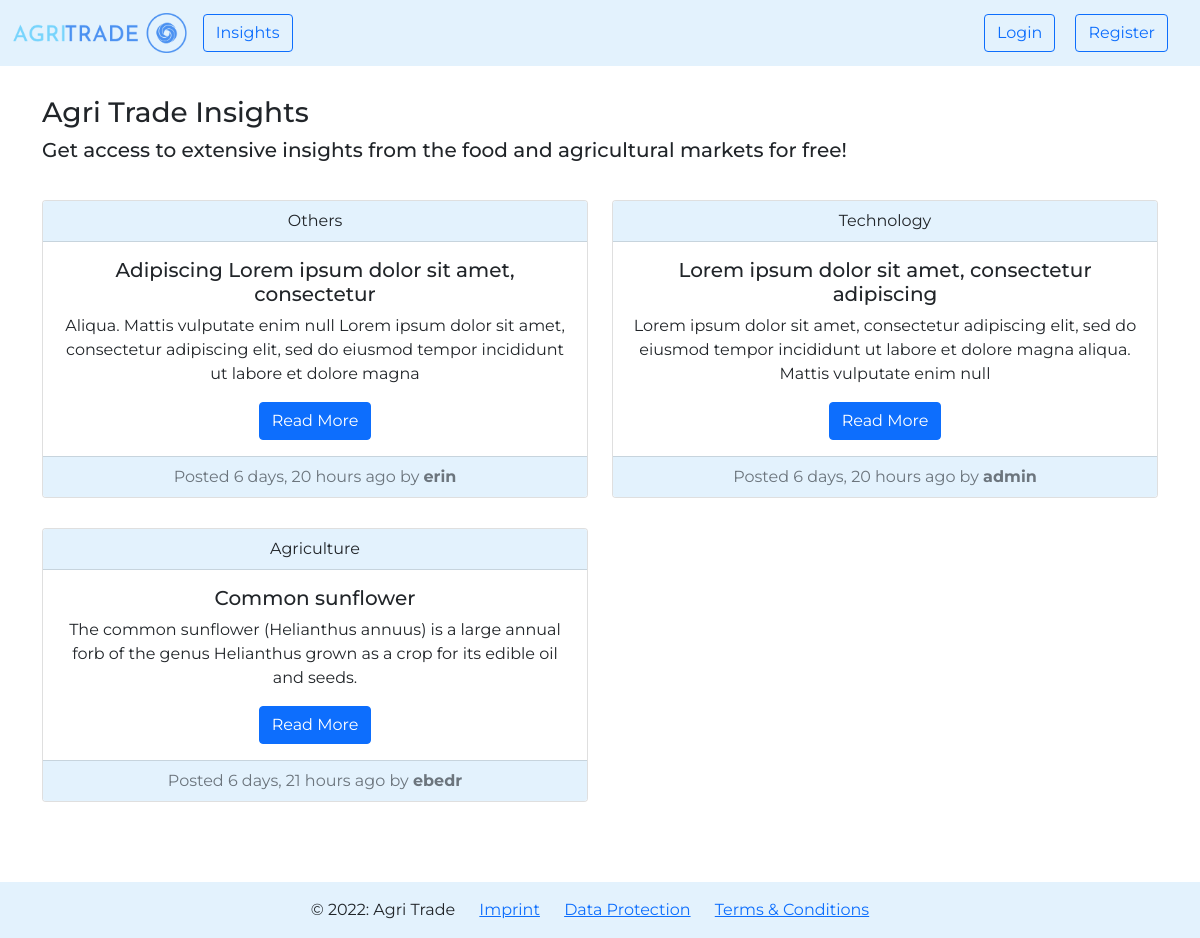
The app's page /posts/all/ with its own data.
### agri_trade/posts/models.py (models this page shows, shortened)
class Post(models.Model):
    TITLE_MAX_LEN = 50
    SUBTITLE_MAX_LEN = 150
    TOPIC_CHOICES = (
        ('Agriculture', 'Agriculture'),
        ('Markets', 'Markets'),
        ('Technology', 'Technology'),
        ('Others', 'Others'),
    )
    TOPIC_MAX_LEN = max([len(topic[1]) for topic in TOPIC_CHOICES])
    author = models.ForeignKey(
        UserModel,
        on_delete=CASCADE,
        related_name='posts',
    )
    title = models.CharField(
        max_length=TITLE_MAX_LEN,
    )
    subtitle = models.CharField(
        max_length=SUBTITLE_MAX_LEN,
        blank=True,
        null=True,
    )
    topic = models.CharField(
        max_length=TOPIC_MAX_LEN,
        choices=TOPIC_CHOICES,
    )
    body = RichTextField()
    created_on = models.DateTimeField(
        auto_now_add=True,
    )
    updated_on = models.DateTimeField(
        auto_now=True
    )
    class Meta:
        ordering = ['-created_on']

### agri_trade/posts/views.py (the view)
# urls.py: path('all/', views.show_posts, name='show posts'),
def show_posts(request):
    posts = Post.objects.all()
    context = {
        'posts': posts,
    }
    return render(request, 'posts/show_posts.html', context)

### agri_trade/posts/templates/posts/show_posts.html
{% extends 'web/base.html' %}
{% block content %}
    <div class="container" style="margin-top: 30px; margin-bottom: 50px">
        <div class="row justify-content-md-center">
            <h3>Agri Trade Insights</h3>
            <h5>Get access to extensive insights from the food and agricultural markets for free!</h5>
            <div class="container" style="margin-top: 30px">
                <div class="row">
                    {% if not posts %}
                        <h3>There are no posts published yet! Come again later.</h3>
                    {% else %}
                        {% for post in posts %}
                            <div class="col-sm-6" style="margin-bottom: 30px">
                                <div class="card text-center">
                                    <div class="card-header" style="background-color: #e3f2fd;">{{ post.topic }}</div>
                                    <div class="card-body">
                                        <h5 class="card-title">{{ post.title }}</h5>
                                        <p class="card-text">{{ post.subtitle }}</p>
                                        <a href="{% url 'posts:show post' post.id %}" class="btn btn-primary">Read More</a>
                                    </div>
                                    <div class="card-footer text-muted" style="background-color: #e3f2fd;">
                                        Posted {{ post.created_on|timesince }} ago by <b>{{ post.author }}</b>
                                    </div>
                                </div>
                            </div>
                        {% endfor %}
                        </div>
                    {% endif %}
            </div>
        </div>
    </div>
{% endblock %}

### static/css/style.css (style rules this page uses)
body { font-family: 'Montserrat', sans-serif !important; }

### records on screen
Post: topic "Others", title "Adipiscing Lorem ipsum dolor sit amet, consectetur", subtitle "Aliqua. Mattis vulputate enim null Lorem ipsum dolor sit amet, consectetur adipiscing elit, sed do eiusmod tempor incididunt ut labore et dolore magna", created_on "6 days, 20 hours", author "erin"
Post: topic "Technology", title "Lorem ipsum dolor sit amet, consectetur adipiscing", subtitle "Lorem ipsum dolor sit amet, consectetur adipiscing elit, sed do eiusmod tempor incididunt ut labore et dolore magna aliqua. Mattis vulputate enim null", created_on "6 days, 20 hours", author "admin"
Post: topic "Agriculture", title "Common sunflower", subtitle "The common sunflower (Helianthus annuus) is a large annual forb of the genus Helianthus grown as a crop for its edible oil and seeds.", created_on "6 days, 21 hours", author "ebedr"
